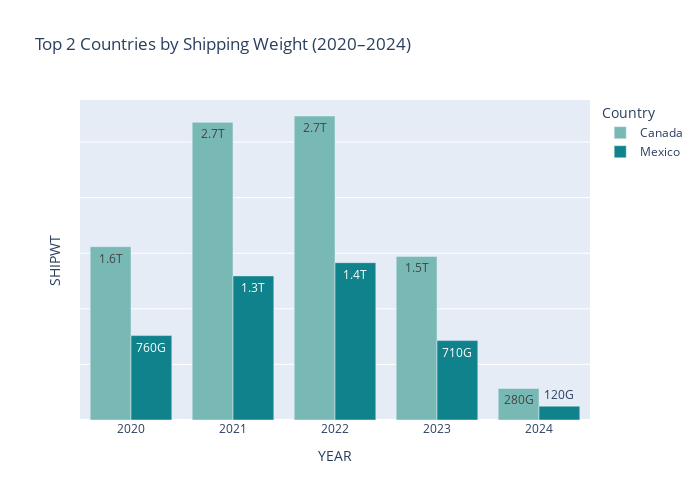
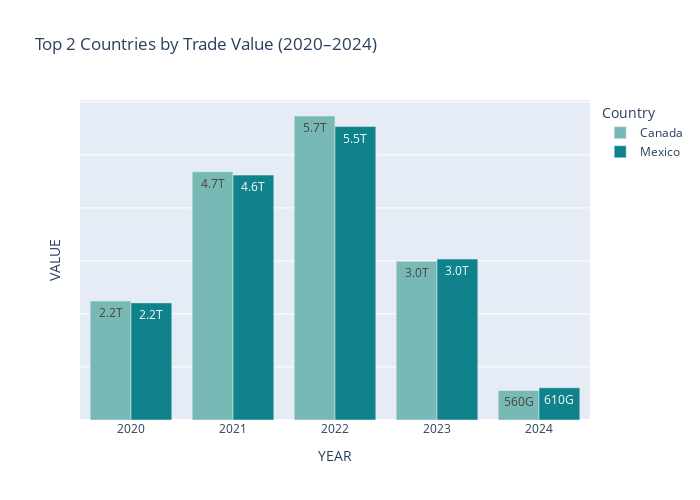

The notebook cell saved with these charts, in order:
### Code cell
custom_colors = {
    "Canada": "#78B9B5",
    "Mexico": "#0F828C",
    "China": "#B2CD9C",
    "Germany": "#F0F2BD",
    "Japan": "#FFE1E0",
}

fig1 = px.bar(
    top_countries_by_shipwt,
    x = "YEAR",
    y = "SHIPWT",
    color = "COUNTRY",
    barmode = "group",
    title = "Top 2 Countries by Shipping Weight (2020–2024)",
    text = "SHIPWT",
    color_discrete_map = custom_colors
)
fig1.update_layout(
    legend_title_text = "Country", 
    height = 500,
    width = 700,
    yaxis = dict(
        showticklabels = False)
)

fig1.update_traces(texttemplate = "%{text:.2s}")

fig1.show()

fig2 = px.bar(
    top_countries_by_value,
    x = "YEAR",
    y = "VALUE",
    color = "COUNTRY",
    barmode = "group",
    title = "Top 2 Countries by Trade Value (2020–2024)",
    text = "VALUE",
    color_discrete_map = custom_colors
)

fig2.update_layout(
    legend_title_text = "Country", 
    height = 500,
    width = 700, 
    yaxis = dict(
        showticklabels = False)

)

fig2.update_traces(texttemplate = "%{text:.2s}")
                     
fig2.show()

### Figure 1 — Plotly figure (JSON) as saved in the notebook; plotly's stock layout.template omitted (floating-point values rounded to 4 significant figures)
{"data": [{"alignmentgroup": "True", "hovertemplate": "COUNTRY=Canada<br>YEAR=%{x}<br>SHIPWT=%{text}<extra></extra>", "legendgroup": "Canada", "marker": {"color": "#78B9B5", "pattern": {"shape": ""}}, "name": "Canada", "offsetgroup": "Canada", "orientation": "v", "showlegend": true, "text": [1558562776858, 2677226861627, 2734152973441, 1470648861669, 284106132770], "textposition": "auto", "texttemplate": "%{text:.2s}", "type": "bar", "x": [2020, 2021, 2022, 2023, 2024], "xaxis": "x", "y": [1558562776858, 2677226861627, 2734152973441, 1470648861669, 284106132770], "yaxis": "y"}, {"alignmentgroup": "True", "hovertemplate": "COUNTRY=Mexico<br>YEAR=%{x}<br>SHIPWT=%{text}<extra></extra>", "legendgroup": "Mexico", "marker": {"color": "#0F828C", "pattern": {"shape": ""}}, "name": "Mexico", "offsetgroup": "Mexico", "orientation": "v", "showlegend": true, "text": [759229931325, 1296216316058, 1414899875247, 714110687646, 124698190963], "textposition": "auto", "texttemplate": "%{text:.2s}", "type": "bar", "x": [2020, 2021, 2022, 2023, 2024], "xaxis": "x", "y": [759229931325, 1296216316058, 1414899875247, 714110687646, 124698190963], "yaxis": "y"}], "layout": {"barmode": "group", "height": 500, "legend": {"title": {"text": "Country"}, "tracegroupgap": 0}, "title": {"text": "Top 2 Countries by Shipping Weight (2020–2024)"}, "width": 700, "xaxis": {"anchor": "y", "domain": [0, 1], "title": {"text": "YEAR"}}, "yaxis": {"anchor": "x", "domain": [0, 1], "showticklabels": false, "title": {"text": "SHIPWT"}}}}

### Figure 2 — Plotly figure (JSON) as saved in the notebook; plotly's stock layout.template omitted (floating-point values rounded to 4 significant figures)
{"data": [{"alignmentgroup": "True", "hovertemplate": "COUNTRY=Canada<br>YEAR=%{x}<br>VALUE=%{text}<extra></extra>", "legendgroup": "Canada", "marker": {"color": "#78B9B5", "pattern": {"shape": ""}}, "name": "Canada", "offsetgroup": "Canada", "orientation": "v", "showlegend": true, "text": [2241799408967, 4681831910008, 5731601361056, 2992324259589, 557375368450], "textposition": "auto", "texttemplate": "%{text:.2s}", "type": "bar", "x": [2020, 2021, 2022, 2023, 2024], "xaxis": "x", "y": [2241799408967, 4681831910008, 5731601361056, 2992324259589, 557375368450], "yaxis": "y"}, {"alignmentgroup": "True", "hovertemplate": "COUNTRY=Mexico<br>YEAR=%{x}<br>VALUE=%{text}<extra></extra>", "legendgroup": "Mexico", "marker": {"color": "#0F828C", "pattern": {"shape": ""}}, "name": "Mexico", "offsetgroup": "Mexico", "orientation": "v", "showlegend": true, "text": [2208074819757, 4617022066551, 5532673627718, 3033985952252, 607511815292], "textposition": "auto", "texttemplate": "%{text:.2s}", "type": "bar", "x": [2020, 2021, 2022, 2023, 2024], "xaxis": "x", "y": [2208074819757, 4617022066551, 5532673627718, 3033985952252, 607511815292], "yaxis": "y"}], "layout": {"barmode": "group", "height": 500, "legend": {"title": {"text": "Country"}, "tracegroupgap": 0}, "title": {"text": "Top 2 Countries by Trade Value (2020–2024)"}, "width": 700, "xaxis": {"anchor": "y", "domain": [0, 1], "title": {"text": "YEAR"}}, "yaxis": {"anchor": "x", "domain": [0, 1], "showticklabels": false, "title": {"text": "VALUE"}}}}
